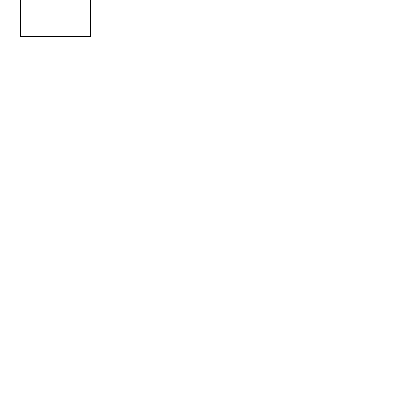
Frame 1 (no input)
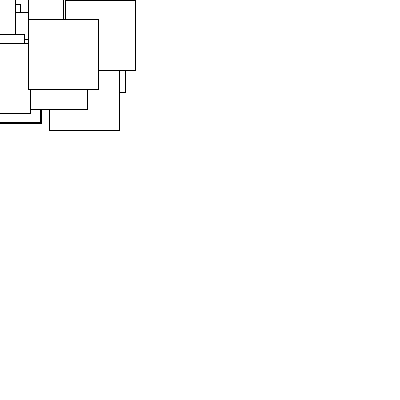
Frame 60 (the mouse pressed at the canvas centre just before this capture)
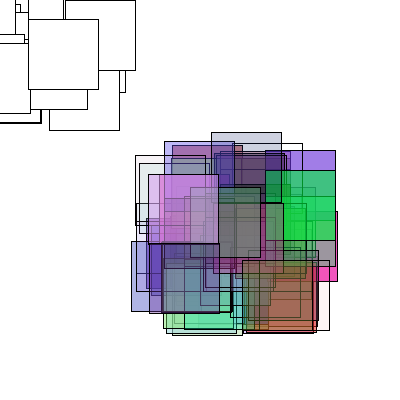
Frame 120 (the mouse held since frame 60 and released just before this capture)

The Processing sketch that drew these frames (run headless with seeded random() and noise(); from frame 60 on, the mouse is pressed at the canvas centre):

// Processing sketch: processing_114021
// ── processing_114021.pde

void setup() { 
  size(400, 400);
  background(255);
  println("Press and release the mouse to change the colours");
    }
  void draw(){
  if (mousePressed == true)
  fill (random(255),random(255),random(255),random(200));
  rect (mouseX + random(-70,70), mouseY + random(-70,70),70,70);
  }
